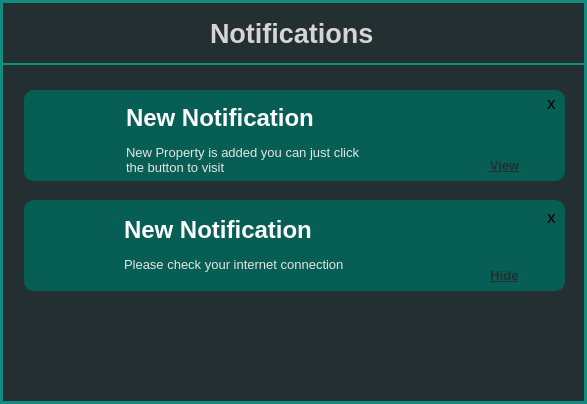
<?xml version="1.0" encoding="UTF-8"?>
<ui version="4.0">
 <class>Frame</class>
 <widget class="QFrame" name="Frame">
  <property name="geometry">
   <rect>
    <x>0</x>
    <y>0</y>
    <width>587</width>
    <height>404</height>
   </rect>
  </property>
  <property name="minimumSize">
   <size>
    <width>587</width>
    <height>404</height>
   </size>
  </property>
  <property name="maximumSize">
   <size>
    <width>587</width>
    <height>404</height>
   </size>
  </property>
  <property name="windowTitle">
   <string>Frame</string>
  </property>
  <property name="styleSheet">
   <string notr="true">background-color:rgb(35, 47, 49);
border:3px solid rgb(18, 140, 126);</string>
  </property>
  <widget class="QFrame" name="frame">
   <property name="geometry">
    <rect>
     <x>24</x>
     <y>90</y>
     <width>541</width>
     <height>91</height>
    </rect>
   </property>
   <property name="styleSheet">
    <string notr="true">background-color:rgb(7, 94, 84);
border-radius:10px;
border:none;</string>
   </property>
   <property name="frameShape">
    <enum>QFrame::Shape::StyledPanel</enum>
   </property>
   <property name="frameShadow">
    <enum>QFrame::Shadow::Raised</enum>
   </property>
   <widget class="QLabel" name="label_3">
    <property name="geometry">
     <rect>
      <x>523</x>
      <y>3</y>
      <width>16</width>
      <height>20</height>
     </rect>
    </property>
    <property name="font">
     <font>
      <pointsize>13</pointsize>
     </font>
    </property>
    <property name="styleSheet">
     <string notr="true">border:none;</string>
    </property>
    <property name="text">
     <string>x</string>
    </property>
   </widget>
   <widget class="QPushButton" name="pushButton">
    <property name="geometry">
     <rect>
      <x>440</x>
      <y>60</y>
      <width>81</width>
      <height>31</height>
     </rect>
    </property>
    <property name="font">
     <font>
      <pointsize>10</pointsize>
      <bold>true</bold>
      <underline>true</underline>
     </font>
    </property>
    <property name="styleSheet">
     <string notr="true">border:none;
color:rgb(35, 47, 49);</string>
    </property>
    <property name="text">
     <string>View</string>
    </property>
   </widget>
   <widget class="QWidget" name="layoutWidget">
    <property name="geometry">
     <rect>
      <x>22</x>
      <y>7</y>
      <width>328</width>
      <height>84</height>
     </rect>
    </property>
    <layout class="QHBoxLayout" name="horizontalLayout">
     <property name="spacing">
      <number>15</number>
     </property>
     <item>
      <widget class="QLabel" name="label">
       <property name="minimumSize">
        <size>
         <width>65</width>
         <height>60</height>
        </size>
       </property>
       <property name="maximumSize">
        <size>
         <width>65</width>
         <height>60</height>
        </size>
       </property>
       <property name="text">
        <string/>
       </property>
       <property name="pixmap">
        <pixmap>notification.png</pixmap>
       </property>
       <property name="scaledContents">
        <bool>true</bool>
       </property>
      </widget>
     </item>
     <item>
      <layout class="QVBoxLayout" name="verticalLayout">
       <property name="spacing">
        <number>0</number>
       </property>
       <item>
        <widget class="QLabel" name="label_2">
         <property name="font">
          <font>
           <pointsize>18</pointsize>
           <bold>true</bold>
          </font>
         </property>
         <property name="styleSheet">
          <string notr="true">color:white;</string>
         </property>
         <property name="text">
          <string>New Notification</string>
         </property>
        </widget>
       </item>
       <item>
        <widget class="QLabel" name="label_4">
         <property name="font">
          <font>
           <pointsize>10</pointsize>
          </font>
         </property>
         <property name="styleSheet">
          <string notr="true">color:rgb(229, 229, 229);</string>
         </property>
         <property name="text">
          <string>New Property is added you can just click
the button to visit</string>
         </property>
        </widget>
       </item>
      </layout>
     </item>
    </layout>
   </widget>
  </widget>
  <widget class="QFrame" name="frame_2">
   <property name="geometry">
    <rect>
     <x>24</x>
     <y>200</y>
     <width>541</width>
     <height>91</height>
    </rect>
   </property>
   <property name="minimumSize">
    <size>
     <width>541</width>
     <height>91</height>
    </size>
   </property>
   <property name="maximumSize">
    <size>
     <width>541</width>
     <height>91</height>
    </size>
   </property>
   <property name="styleSheet">
    <string notr="true">background-color:rgb(7, 94, 84);
border-radius:10px;
border:none;</string>
   </property>
   <property name="frameShape">
    <enum>QFrame::Shape::StyledPanel</enum>
   </property>
   <property name="frameShadow">
    <enum>QFrame::Shadow::Raised</enum>
   </property>
   <widget class="QLabel" name="label_5">
    <property name="geometry">
     <rect>
      <x>10</x>
      <y>10</y>
      <width>91</width>
      <height>81</height>
     </rect>
    </property>
    <property name="text">
     <string/>
    </property>
    <property name="pixmap">
     <pixmap>../../../../../Users/sanke/Downloads/no-wifi.png</pixmap>
    </property>
    <property name="scaledContents">
     <bool>true</bool>
    </property>
   </widget>
   <widget class="QLabel" name="label_7">
    <property name="geometry">
     <rect>
      <x>523</x>
      <y>6</y>
      <width>20</width>
      <height>21</height>
     </rect>
    </property>
    <property name="font">
     <font>
      <pointsize>13</pointsize>
     </font>
    </property>
    <property name="styleSheet">
     <string notr="true">border:none;</string>
    </property>
    <property name="text">
     <string>x</string>
    </property>
   </widget>
   <widget class="QPushButton" name="pushButton_2">
    <property name="geometry">
     <rect>
      <x>440</x>
      <y>60</y>
      <width>81</width>
      <height>31</height>
     </rect>
    </property>
    <property name="font">
     <font>
      <pointsize>10</pointsize>
      <bold>true</bold>
      <underline>true</underline>
     </font>
    </property>
    <property name="styleSheet">
     <string notr="true">border:none;
color:rgb(35, 47, 49);</string>
    </property>
    <property name="text">
     <string>Hide</string>
    </property>
   </widget>
   <widget class="QWidget" name="layoutWidget">
    <property name="geometry">
     <rect>
      <x>20</x>
      <y>9</y>
      <width>316</width>
      <height>84</height>
     </rect>
    </property>
    <layout class="QHBoxLayout" name="horizontalLayout_2">
     <property name="spacing">
      <number>15</number>
     </property>
     <item>
      <widget class="QLabel" name="label_6">
       <property name="minimumSize">
        <size>
         <width>65</width>
         <height>60</height>
        </size>
       </property>
       <property name="maximumSize">
        <size>
         <width>65</width>
         <height>60</height>
        </size>
       </property>
       <property name="text">
        <string/>
       </property>
       <property name="pixmap">
        <pixmap>C:/Users/Shivam/Downloads/no-wifi.png</pixmap>
       </property>
       <property name="scaledContents">
        <bool>true</bool>
       </property>
      </widget>
     </item>
     <item>
      <layout class="QVBoxLayout" name="verticalLayout_2">
       <property name="spacing">
        <number>0</number>
       </property>
       <item>
        <widget class="QLabel" name="label_8">
         <property name="font">
          <font>
           <pointsize>18</pointsize>
           <bold>true</bold>
          </font>
         </property>
         <property name="styleSheet">
          <string notr="true">color:white;</string>
         </property>
         <property name="text">
          <string>New Notification</string>
         </property>
        </widget>
       </item>
       <item>
        <widget class="QLabel" name="label_10">
         <property name="font">
          <font>
           <pointsize>10</pointsize>
          </font>
         </property>
         <property name="styleSheet">
          <string notr="true">color:rgb(229, 229, 229);</string>
         </property>
         <property name="text">
          <string>Please check your internet connection
</string>
         </property>
        </widget>
       </item>
      </layout>
     </item>
    </layout>
   </widget>
  </widget>
  <widget class="QLabel" name="label_9">
   <property name="geometry">
    <rect>
     <x>210</x>
     <y>8</y>
     <width>171</width>
     <height>51</height>
    </rect>
   </property>
   <property name="font">
    <font>
     <pointsize>20</pointsize>
     <bold>true</bold>
    </font>
   </property>
   <property name="styleSheet">
    <string notr="true">color:rgb(213, 213, 213);
border:none;</string>
   </property>
   <property name="text">
    <string>Notifications</string>
   </property>
  </widget>
  <widget class="Line" name="line">
   <property name="geometry">
    <rect>
     <x>-10</x>
     <y>63</y>
     <width>600</width>
     <height>2</height>
    </rect>
   </property>
   <property name="orientation">
    <enum>Qt::Orientation::Horizontal</enum>
   </property>
  </widget>
 </widget>
 <resources/>
 <connections/>
</ui>
